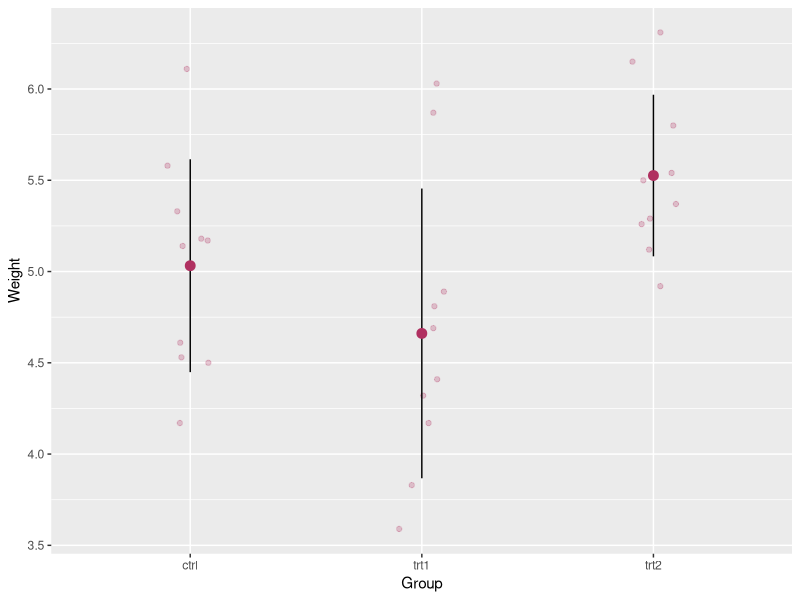

The R source for this figure:
# set up ------------------------------------------------------------------
rm(list = ls())
library(tidyverse)


# exercise 1 --------------------------------------------------------------

df0 <- tibble(PlantGrowth)

df0_mu <- df0 %>%
  group_by(group) %>% 
  summarize(mu_0 = mean(weight),
            sd_0 = sd(weight))

df0 %>% 
  ggplot(aes(x = group,
             y = weight)) +
  geom_jitter(width = 0.1, 
              height = 0,
              alpha = 0.25, color = "maroon") +
  geom_segment(data = df0_mu,
               aes(x = group,
                   xend = group,
                   y = mu_0 - sd_0,
                   yend = mu_0 + sd_0)) +
  geom_point(data = df0_mu,
             aes(x = group,
                 y = mu_0),
             size = 3, color = "maroon") +
  labs(x = "Group",
       y = "Weight")


# exercise 2 --------------------------------------------------------------

x <- aov(formula = weight ~ group,
    data = df0)
summary(x)

TukeyHSD(x)
